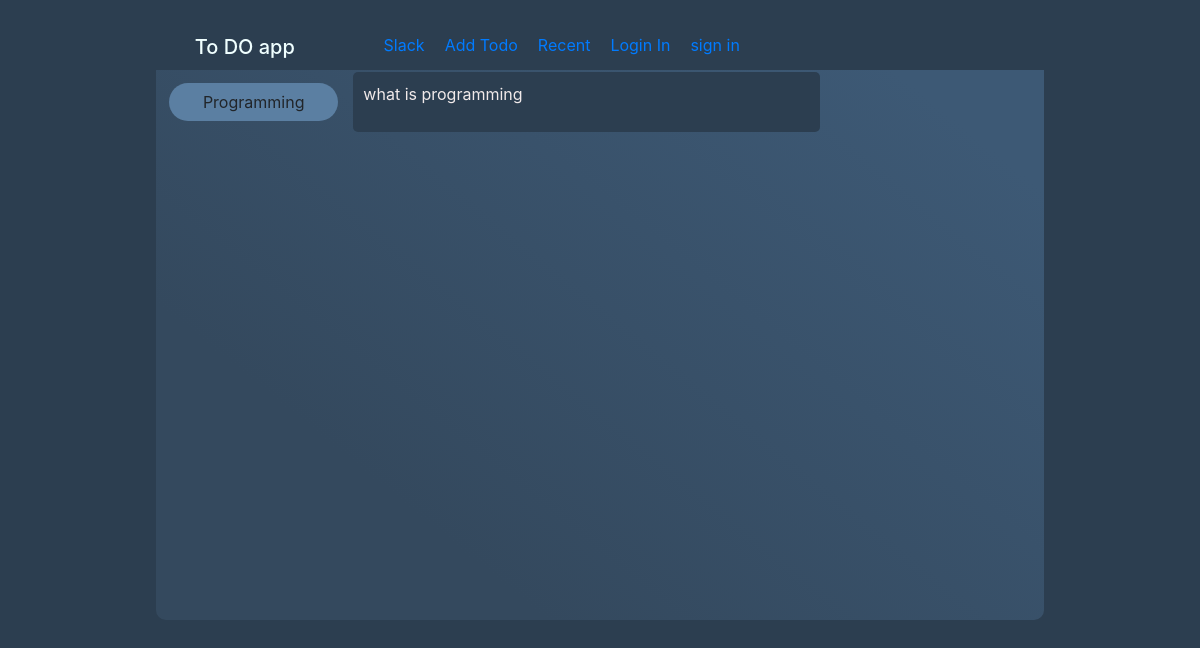
The app's page /, older data.
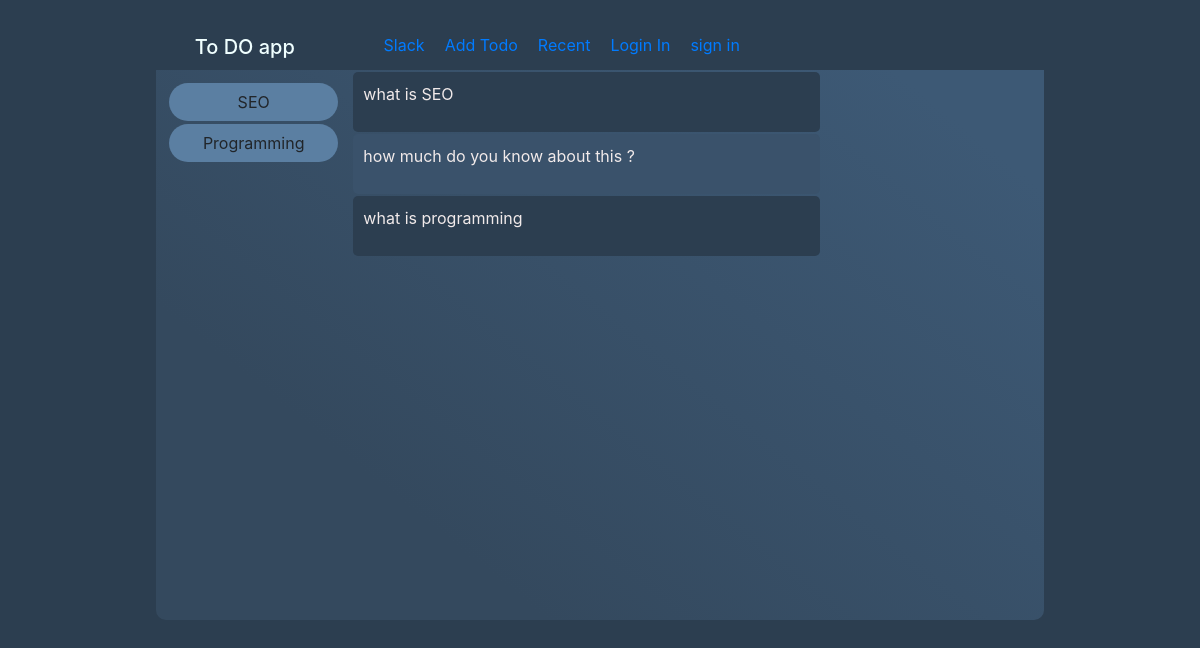
The same page, newer data.
### crud/models.py (models this page shows)
class Topics(models.Model):
    name    = models.CharField(max_length=200, null=True)
    def __str__(self):
        return self.name

class Question(models.Model):
    user = models.ForeignKey(Quser, on_delete=models.DO_NOTHING, null=True, related_name='q_user')
    q_name = models.CharField(max_length=300, blank=False, null=True, verbose_name='Question')
    topics = models.ForeignKey(Topics, on_delete=models.SET_NULL, null=True)
    created_at = models.DateTimeField(auto_now=True)
    updated_at = models.DateTimeField(auto_now_add=True)
    def __str__(self):
        return self.q_name
    class Meta:
        verbose_name = " Questions"
        verbose_name_plural = 'Questions'

### crud/views.py (the view)
# urls.py: path('',views.HomeApp.as_view(), name= 'home' ),
class HomeApp(View):
    def get(self, request, *args, **kwargs):
        question_obj = Question.objects.all().order_by('-id')
        topics_obj = Topics.objects.all().order_by('-id')
        paginator = Paginator(question_obj, 9)
        page_number = request.GET.get('page')
        page_obj = paginator.get_page(page_number)
        context = {
            'question':question_obj,
            'topics':topics_obj
        }
        return render (request, 'home/app.html', context)

### templates/home/app.html (shortened to what this page needs)
{% extends 'home/base.html' %}
{% block body %}
<div class="content_wrap">
            <div class="catagory_wrap">
                {% for topics in topics %}
                <p>{{ topics }}</p>
                {% endfor %}
            </div>
            <div class="question_wrap">
            {% for question in question%}
            {% if forloop.counter|divisibleby:2 %}
                <div class="question_even">
                    <div>
                        <p>{{question}}</p>
                    </div>
                </div>
            {% else %}
                <div class="question_odd">
                    <div>
                        <p>{{question}}</p>
                    </div>
                </div>
            {% endif %}
            {% endfor %}
            </div>
</div>
{% endblock %}f

### templates/home/base.html (shortened to what this page needs)
<!DOCTYPE html>
<html lang="en">
<head>
    {% load humanize %}
    {% load static %}
    <link rel="stylesheet" href="https://cdnjs.cloudflare.com/ajax/libs/font-awesome/5.15.3/css/all.min.css">
    <link rel="stylesheet" href="https://maxcdn.bootstrapcdn.com/bootstrap/4.0.0/css/bootstrap.min.css">
    <link rel="stylesheet" href="{% static 'css/style.css' %}">
</head>
    <body>
        <div class="container">
            <div class="wrapper_box">
                {% include 'home/header.html' %}
        {% block body %}
        {% endblock %}
        </div>
        </div>
</body>
</html>

### templates/home/header.html
<nav>
    <div>
    <h5>To DO app</h5>
    <button class="navbar-toggler" type="button" data-toggle="collapse" data-target="#navbarSupportedContent" aria-controls="navbarSupportedContent" aria-expanded="false" aria-label="Toggle navigation">
        <span class="navbar-toggler-icon"></span>
      </button>
    </div>
    <ul>
        <li><a href="{% url 'home' %}">Slack</a></li>
        <li><a href="" data-toggle="modal" data-target="#addtodo">Add Todo</a></li>
        <li><a href="">Recent</a></li>
        {% if request.user.is_authenticated %}
        <li><a href="{% url 'dashboard' %}">Dasboard </a></li>
        <li><a href="{% url 'logout' %}">Logout </a></li>
        {% else %}
        <li><a href="{% url 'login' %}">Login In </a></li>
        <li><a href="{% url 'create_user' %}">sign in</a></li>
        {% endif %}
    </ul>
</nav>

### static/css/style.css (style rules this page uses)
body { background-color: #2c3e50; }
.wrapper_box { margin:20px auto; width:80%; text-align: center; background: rgb(52,73,94); background: linear-gradient(39deg, rgba(52,73,94,1) 17%, rgba(52,73,94,1) 24%, rgba(61,89,117,1) 87%); height: 600px; border-radius: 10px; vertical-align:top; }
.content_wrap { display: flex; flex-wrap: wrap; width:100%; }
nav div { width:20%; float: left; padding: 15px; color:azure; }
nav { width: 100%; display: flex; margin: 0 auto; height:50px; line-height: 50px; background-color: #2c3e50; }
nav ul { width: 80%; list-style-type: none; display: inline-flex; }
nav ul li { float:right; }
nav ul li a { padding: 10px; }
.catagory_wrap { width: 22%; padding: 10px; }
.catagory_wrap p { background-color: #5b7fa2; padding: 7px; border-radius: 20px; margin:3px; }
.question_wrap { width:75%; }
.question_even { color:#f1eaea; margin:0 auto; width:70%; margin: 2px; padding: 10px 10px; background-color: #3a526b; border-radius: 5px; text-align: left; }
.question_odd { text-align: left; color:#f1eaea; margin:0 auto; width:70%; margin: 2px; padding: 10px 10px; background-color: #2c3e50; border-radius: 5px; }

Row changes from the older to the newer data that the page shows:
added Topics: name "SEO"
added Question: q_name "what is SEO"
added Question: q_name "how much do you know about this ?"
